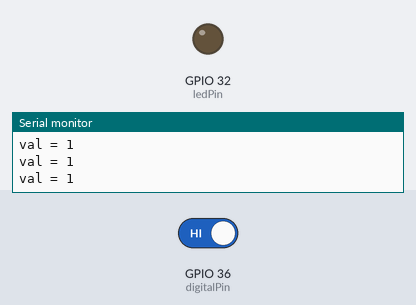
Recording of a sketch running on a simulated ESP32. Shown: output pins drawn as LEDs (lit = HIGH), the last lines printed to the serial monitor. The test bench sets the inputs (shaded band); at power-on: GPIO 36 (digitalPin) HIGH.

Above: at 1.2 s.
1.3 s: GPIO 36 (digitalPin) driven LOW
At 2.3 s:
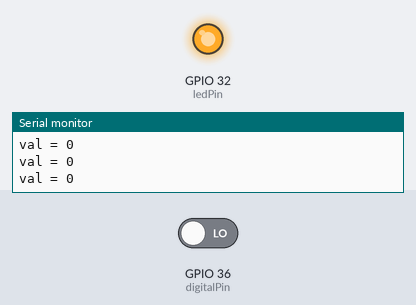
2.8 s: GPIO 36 (digitalPin) driven HIGH
At 3.5 s:
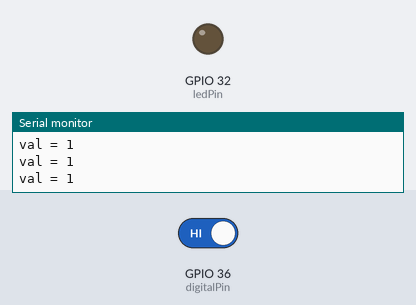
Timing chart, 0 to 5.8 s (numbered marks = the images above; inputs shaded):
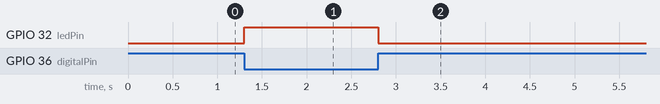

The sketch:

3IR_InfraredSensor.ino
```cpp
int ledPin = 32;        //กำหนด pin ที่ต้องการใช้งานคือ pin 32
int digitalPin = 36;    //กำหนด pin ที่ต้องการใช้งานคือ pin 36
int val = 0;
void setup() {
pinMode(digitalPin, INPUT);  //คำสั่งที่มีไว้สำหรับกำหนดการทำงานของ pin
                             //ให้ทำงานเป็นแบบ INPUT หรือ OUTPUT
pinMode(ledPin, OUTPUT);
Serial.begin(9600);
}

void loop() {
val = digitalRead(digitalPin); //อ่านค่า digital ที่ต่อกับเซ็นเซอร์ตรวจจับวัตถุ
                               //ค่าที่ได้รับจะเป็น 1(ไม่พบวัตถุ)หรือ 0(พบวัตถุ)
Serial.print("val = ");
Serial.println(val);

if (val == 0) {
digitalWrite(ledPin, HIGH);  //กำหนดให้มีสถานะ logic เป็น1(high = ไฟติด)
                             //หรือ 0(low = ไฟดับ)
}
else {
digitalWrite(ledPin, LOW);
}
delay(100);   //ความเร็วในการแสดงผลบนหน้าจอ
}
```

Measured:
- after the input at 1.3 s, GPIO 32 (ledPin): LOW → HIGH at once
- after the input at 2.8 s, GPIO 32 (ledPin): HIGH → LOW at once
